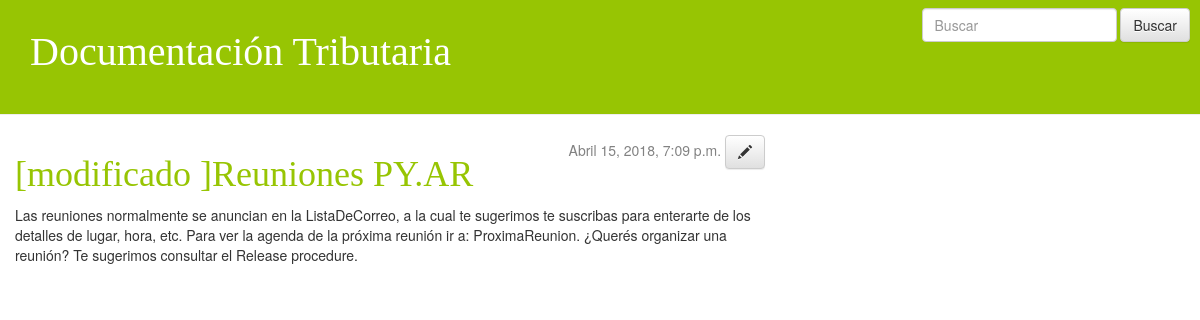
/post/5/, run on an earlier commit of the app's database.
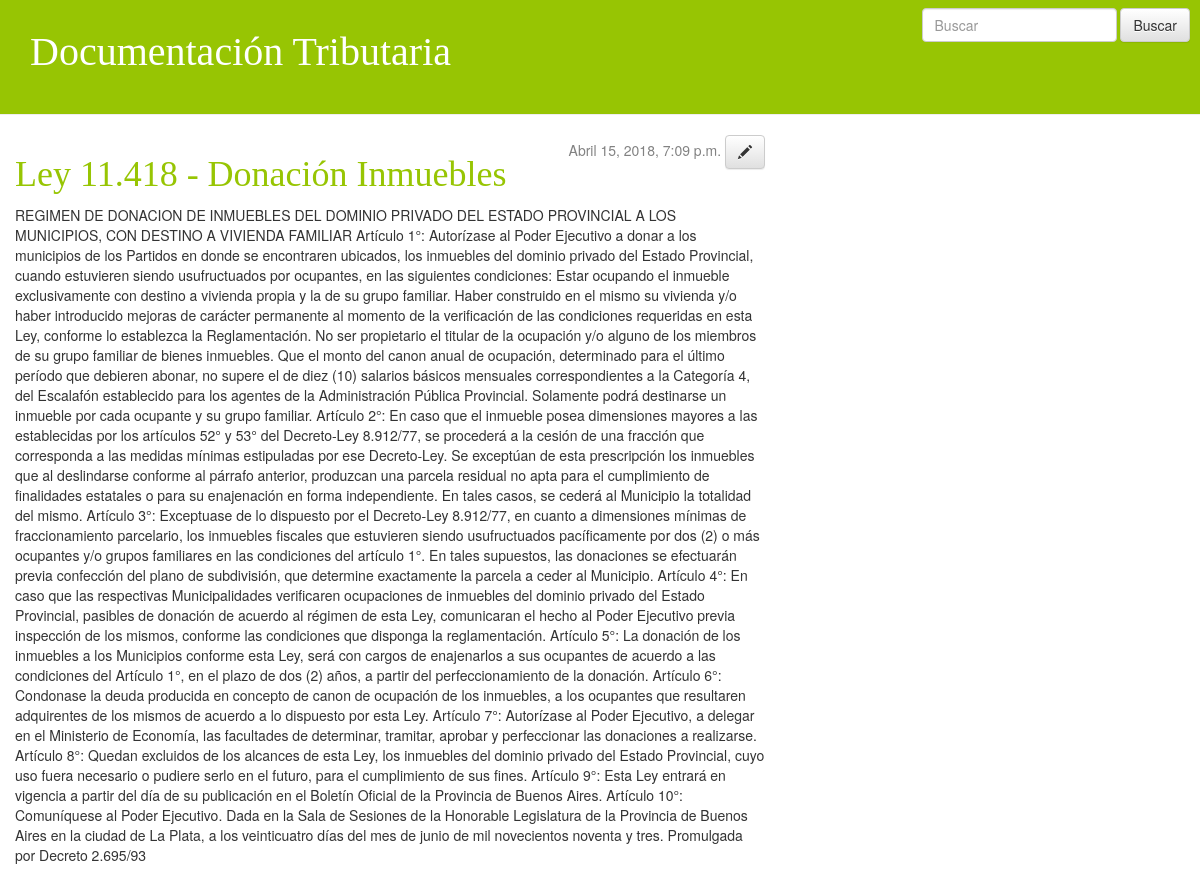
And on a later commit of the database.
### blog/models.py (models this page shows, shortened)
class Post(models.Model):
    author = models.ForeignKey('auth.User', on_delete=models.CASCADE)
    title = models.CharField(max_length=200)
    text = models.TextField()
    created_date = models.DateTimeField(default=timezone.now)
    published_date = models.DateTimeField(blank=True, null=True)
    archivo=models.FileField(upload_to="archivos/", null=True, blank=True)

### blog/views.py (the view)
# urls.py: url(r'^post/(?P<pk>[0-9]+)/$', views.post_detail, name= 'post_detail'),
def post_detail(request, pk):
    post = get_object_or_404(Post, pk=pk)
    return render(request, 'blog/post_detail.html', {'post':post})

### blog/templates/blog/post_detail.html (shortened to what this page needs)
       {% extends 'blog/base.html' %}
    {% block content %}
        <div class="date">
        {% if post.published_date %}
            {{ post.published_date }}
        {% endif %}
        <a class="btn btn-default" href="{% url 'post_edit' pk=post.pk %}"><span class="glyphicon glyphicon-pencil"></span></a>
        </div>
        <h1>{{ post.title }}</h1>
        <p>{{ post.text }}</p>
    {% endblock %}

What changed in the data, as far as the page shows it:
changed Post: title "[modificado ]Reuniones PY.AR" → "Ley 11.418 - Donación Inmuebles"; text "Las reuniones normalmente se anuncian en la ListaDeCorreo, a la cual te sugerimos te suscribas para enterarte de los detalles de lugar, hora, etc. Para ver la agenda de la próxima reunión ir a: ProximaReunion. ¿Querés organizar una reunión? Te sugerimos consultar el Release procedure." → "REGIMEN DE DONACION DE INMUEBLES DEL DOMINIO PRIVADO DEL ESTADO PROVINCIAL A LOS MUNICIPIOS, CON DESTINO A VIVIENDA FAMILIAR Artículo 1°: Autorízase al Poder Ejecutivo a donar a los municipios de los Partidos en donde se encontraren ubicados, los inmuebles del dominio privado del Estado Provincial, cuando estuvieren siendo usufructuados por ocupantes, en las siguientes condiciones: Estar ocupando el inmueble exclusivamente con destino a vivienda propia y la de su grupo familiar. Haber construido en el mismo su vivienda y/o haber introducido mejoras de carácter permanente al momento de la verificación de las condiciones requeridas en esta Ley, conforme lo establezca la Reglamentación. No ser…"
